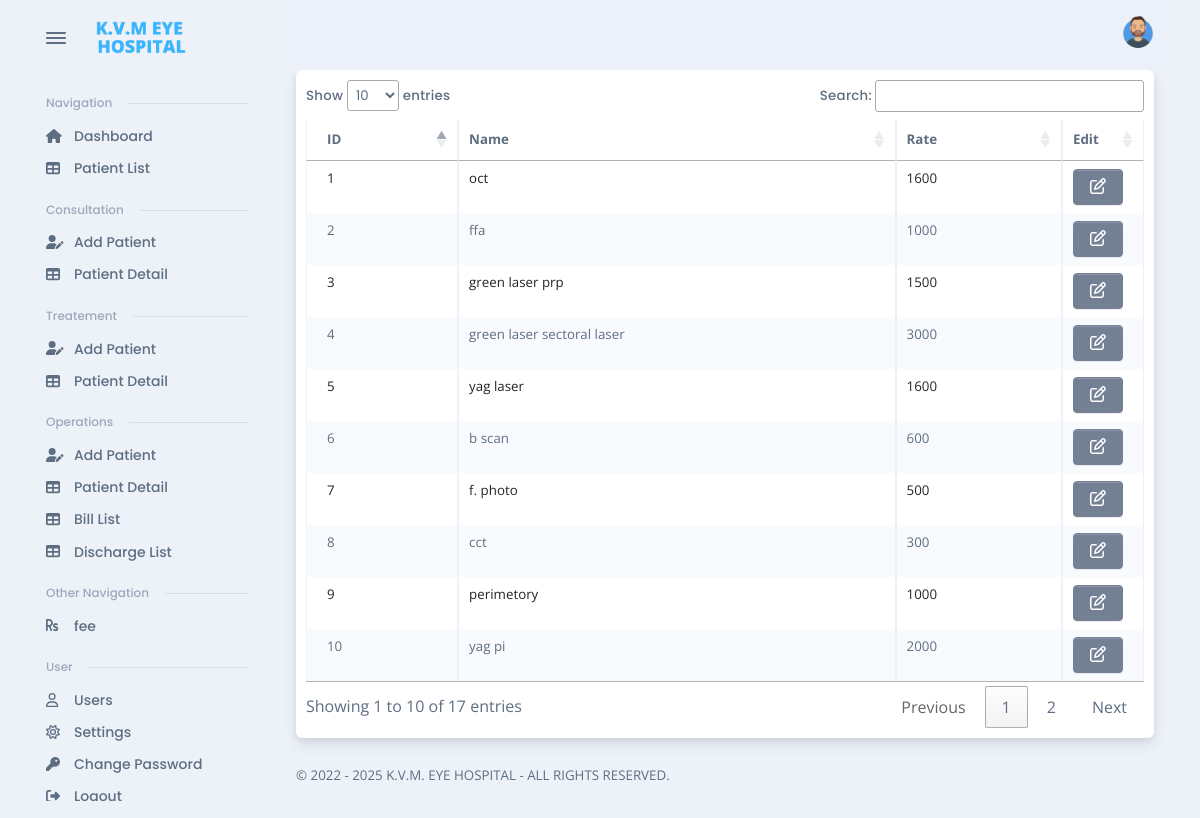
Screenshot of /public/fee.php (signed in) with the database file from the repository.
### tables this page shows
CREATE TABLE `rate` (
  `sno` int(11) NOT NULL AUTO_INCREMENT,
  `name` varchar(40) NOT NULL,
  `rate` int(6) NOT NULL,
  PRIMARY KEY (`sno`)
);

### public/fee.php (the view, shortened to what this page needs)
<?php
if ($_SESSION['access_level'] == 'admin') {
    include "head.php";
    include "../dbcon.php";
    include "topandsidenav.php";
?>
    <div class="card mb-3">
        <div class="card-body pt-0" style="margin-top:10px;padding:10px;">
            <div class="table-responsive scrollbar ">
                <table class="table  table-responsive table-bordered table-striped fs--1 mb-0 table-hover" id="myTable">
                    <thead>
                        <tr>
                            <th style="overflow-wrap: break-word;" scope="col">ID</th>
                            <th style="overflow-wrap: break-word;" scope="col">Name</th>
                            <th style="overflow-wrap: break-word;" scope="col">Rate</th>
                            <th style="overflow-wrap: break-word;" scope="col" width="4%">Edit</th>
                        </tr>
                    </thead>
                    <tbody>
                        <?php
                        $sql = "SELECT * FROM `rate`";
                        $result = $conn->query($sql);
                        if ($result->num_rows > 0) {
                            while ($row = $result->fetch_assoc()) {
                        ?>
                                <tr>
                                    <td style="overflow-wrap: break-word;"><?php echo $row["sno"]; ?></td>
                                    <td style="overflow-wrap: break-word;"><?php echo $row['name'] ?></td>
                                    <td style="overflow-wrap: break-word;"><?php echo $row['rate'] ?></td>
                                    <td style="overflow-wrap: break-word;">
                                        <form action="#" method="POST">
                                            <button class="btn btn btn-secondary" type="submit" name="edit" value="edit"><i class="far fa-edit"></i> </button>
                                        </form>
                                    </td>
                                </tr>
                        <?php
                            }
                        } else {
                            echo "0 results";
                        }
                        ?>
                    </tbody>
                </table>
            </div>
        </div>
    </div>
<?php include "footer.php";
} else {
    echo "<script>window.location.href = '../index.php'; </script>";
}
?>

### public/head.php (shortened to what this page needs)
<!DOCTYPE html>
<html lang="en-US" dir="ltr">
<head>
  <link href="https://cdnjs.cloudflare.com/ajax/libs/sweetalert/1.1.3/sweetalert.css" rel="stylesheet" />
  <link href="https://cdn.jsdelivr.net/npm/bootstrap@5.1.3/dist/css/bootstrap.min.css" rel="stylesheet">
  <link rel="stylesheet" href="https://cdn.datatables.net/1.12.1/css/jquery.dataTables.min.css">
  <link href="vendors/overlayscrollbars/OverlayScrollbars.min.css" rel="stylesheet">
  <link href="assets/css/theme-rtl.min.css" rel="stylesheet" id="style-rtl">
  <link href="assets/css/theme.min.css" rel="stylesheet" id="style-default">
  <link href="assets/css/user-rtl.min.css" rel="stylesheet" id="user-style-rtl">
  <link href="assets/css/user.min.css" rel="stylesheet" id="user-style-default">
  <link href="vendors/flatpickr/flatpickr.min.css" rel="stylesheet" />
</head>
<body>

### public/topandsidenav.php (shortened to what this page needs)
<main class="main" id="top">
  <div class="container" data-layout="container">
    <nav class="navbar navbar-light navbar-vertical navbar-expand-xl">
      <div class="d-flex align-items-center">
        <div class="toggle-icon-wrapper">
          <button class="btn navbar-toggler-humburger-icon navbar-vertical-toggle" data-bs-toggle="tooltip" data-bs-placement="left" title="Toggle Navigation"><span class="navbar-toggle-icon"><span class="toggle-line"></span></span></button>
        </div><a class="navbar-brand" href="index.php">
          <div class="d-flex align-items-center py-3" style="width: 150px;"><img class="me-2" src="logo.png" alt="" width="90" />
          </div>
        </a>
      </div>
      <div class="collapse navbar-collapse" id="navbarVerticalCollapse">
        <div class="navbar-vertical-content scrollbar">
          <ul class="navbar-nav flex-column mb-3" id="navbarVerticalNav">
            <li class="nav-item">
              <div class="row navbar-vertical-label-wrapper mt-3 mb-2">
                <div class="col-auto navbar-vertical-label">Navigation
                </div>
                <div class="col ps-0">
                  <hr class="mb-0 navbar-vertical-divider" />
                </div>
              </div>
                <a class="nav-link" href="index.php" role="button" aria-expanded="false">
                <div class="d-flex align-items-center"><span class="nav-link-icon"><span class="fas fa-home"></span></span><span class="nav-link-text ps-1">Dashboard</span>
                </div>
              </a>
              <a class="nav-link" href="list.php" role="button" aria-expanded="false">
              <div class="d-flex align-items-center"><span class="nav-link-icon"><span class="fas fa-table"></span></span><span class="nav-link-text ps-1">Patient List</span>
                </div>
              </a>
              <div class="row navbar-vertical-label-wrapper mt-3 mb-2">
                <div class="col-auto navbar-vertical-label">Consultation
                </div>
                <div class="col ps-0">
                  <hr class="mb-0 navbar-vertical-divider" />
                </div>
              </div>
              <a class="nav-link" href="patientdetail.php" role="button" aria-expanded="false">
                <div class="d-flex align-items-center"><span class="nav-link-icon"><span class="fas fa-user-edit"></span></span><span class="nav-link-text ps-1">Add Patient</span>
                </div>
              </a>
              <a class="nav-link" href="patient.php" role="button" aria-expanded="false">
                <div class="d-flex align-items-center"><span class="nav-link-icon"><span class="fas fa-table"></span></span><span class="nav-link-text ps-1">Patient Detail</span>
                </div>
              </a>
              <div class="row navbar-vertical-label-wrapper mt-3 mb-2">
                <div class="col-auto navbar-vertical-label">Treatement
                </div>
                <div class="col ps-0">
                  <hr class="mb-0 navbar-vertical-divider" />
                </div>
              </div>
              <a class="nav-link" href="pa_treat_add.php" role="button" aria-expanded="false">
                <div class="d-flex align-items-center"><span class="nav-link-icon"><span class="fas fa-user-edit"></span></span><span class="nav-link-text ps-1">Add Patient</span>
                </div>
              </a>
              <a class="nav-link" href="pa_treat.php" role="button" aria-expanded="false">
                <div class="d-flex align-items-center"><span class="nav-link-icon"><span class="fas fa-table"></span></span><span class="nav-link-text ps-1">Patient Detail</span>
                </div>
              </a>
              <div class="row navbar-vertical-label-wrapper mt-3 mb-2">
                <div class="col-auto navbar-vertical-label">Operations
                </div>
                <div class="col ps-0">
                  <hr class="mb-0 navbar-vertical-divider" />
                </div>
              </div>
              <a class="nav-link" href="o_patient_add.php" role="button" aria-expanded="false">
                <div class="d-flex align-items-center"><span class="nav-link-icon"><span class="fas fa-user-edit"></span></span><span class="nav-link-text ps-1">Add Patient</span>
                </div>
              </a>
              <a class="nav-link" href="o_table.php" role="button" aria-expanded="false">
                <div class="d-flex align-items-center"><span class="nav-link-icon"><span class="fas fa-table"></span></span><span class="nav-link-text ps-1">Patient Detail</span>
                </div>
              </a>
              <a class="nav-link" href="o_bill_list.php" role="button" aria-expanded="false">
                <div class="d-flex align-items-center"><span class="nav-link-icon"><span class="fas fa-table"></span></span><span class="nav-link-text ps-1">Bill List</span>
                </div>
              </a>
              <a class="nav-link" href="o_discharge_list.php" role="button" aria-expanded="false">
                <div class="d-flex align-items-center"><span class="nav-link-icon"><span class="fas fa-table"></span></span><span class="nav-link-text ps-1">Discharge List</span>
                </div>
              </a>
              <?php if ($_SESSION['access_level'] == 'admin'){
              ?>
                  <div class="row navbar-vertical-label-wrapper mt-3 mb-2">
                <div class="col-auto navbar-vertical-label">Other Navigation
                </div>
                <div class="col ps-0">
                  <hr class="mb-0 navbar-vertical-divider" />
                </div>
              </div>
                <a class="nav-link" href="fee.php" role="button" aria-expanded="false">
                  <div class="d-flex align-items-center"><span class="nav-link-icon"><span class="fas fa-rupee-sign"></span></span><span class="nav-link-text ps-1">fee</span>
                  </div>
                </a>
              <?php
              }
              ?>
              <div class="row navbar-vertical-label-wrapper mt-3 mb-2">
                <div class="col-auto navbar-vertical-label">User
                </div>
                <div class="col ps-0">
                  <hr class="mb-0 navbar-vertical-divider" />
                </div>
              </div>
              <?php if ($_SESSION['access_level'] == 'admin') {
              ?>
                <a class="nav-link" href="users.php" role="button" aria-expanded="false">
                  <div class="d-flex align-items-center"><span class="nav-link-icon"><span class="far fa-user"></span></span><span class="nav-link-text ps-1">Users</span>
                  </div>
                </a>
              <?php
              }
              ?>
              <a class="nav-link" href="settings.php" role="button" aria-expanded="false">
                <div class="d-flex align-items-center"><span class="nav-link-icon"><span class="far fa-sun"></span></span><span class="nav-link-text ps-1">Settings</span>
                </div>
              </a>
              <a class="nav-link" href="changepass.php" role="button" aria-expanded="false">
                <div class="d-flex align-items-center"><span class="nav-link-icon"><span class="fas fa-key"></span></span><span class="nav-link-text ps-1">Change Password</span>
                </div>
              </a>
              <a class="nav-link" href="../logout.php" role="button" aria-expanded="false">
                <div class="d-flex align-items-center"><span class="nav-link-icon"><span class="fas fa-sign-out-alt"></span></span><span class="nav-link-text ps-1">Logout</span>
                </div>
              </a>
            </li>
          </ul>
        </div>
      </div>
    </nav>
    <div class="content">
      <nav class="navbar navbar-light navbar-glass navbar-top navbar-expand">
        <ul class="navbar-nav navbar-nav-icons ms-auto flex-row align-items-center">
          <li class="nav-item dropdown"><a class="nav-link pe-0" id="navbarDropdownUser" href="#" role="button" data-bs-toggle="dropdown" aria-haspopup="true" aria-expanded="false">
              <div class="avatar avatar-xl">
                <img class="rounded-circle" src="user.png" alt="" />
              </div>
            </a>
          </li>
        </ul>
      </nav>

### public/footer.php (shortened to what this page needs)
<footer class="footer">
  <div class="row g-0 justify-content-between fs--1 mt-4 mb-3">
    <div class="col-12 col-sm-auto text-center">
      <p class="mb-0 text-600">
        <span class="d-none d-sm-inline-block">
          <div class="copyright" align="center">
          </div>
        </span><br class="d-sm-none" />
      </p>
    </div>
  </div>
</footer>
</div>
</div>
</main>
</body>
</html>

### public/head.php (style rules this page uses)
td { padding: 0 10px; }

### rows the page displays
rate: sno "1", name "oct", rate "1600"
rate: sno "2", name "ffa", rate "1000"
rate: sno "3", name "green laser prp", rate "1500"
rate: sno "4", name "green laser sectoral laser", rate "3000"
rate: sno "5", name "yag laser", rate "1600"
rate: sno "6", name "b scan", rate "600"
rate: sno "7", name "f. photo", rate "500"
rate: sno "8", name "cct", rate "300"
rate: sno "9", name "perimetory", rate "1000"
rate: sno "10", name "yag pi", rate "2000"
